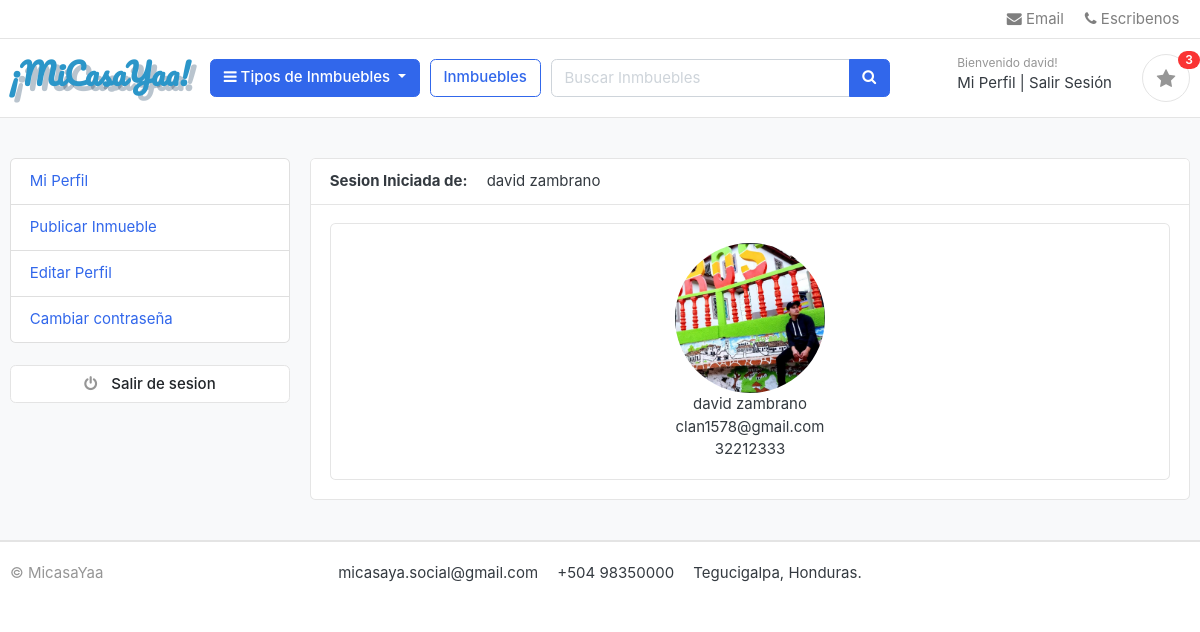
Screenshot of /accounts/dashboard/ (signed in) with the database file from the repository.
### accounts/models.py (models this page shows, shortened)
class Account(AbstractBaseUser):
    first_name = models.CharField(max_length = 50)
    last_name = models.CharField(max_length = 50)
    username = models.CharField(max_length = 50, unique=True)
    email = models.CharField(max_length = 100, unique = True)
    phone_nomber = models.CharField(max_length = 50)
    date_joined = models.DateTimeField(auto_now_add=True)
    last_joined = models.DateTimeField(auto_now_add=True)
    is_admin = models.BooleanField(default = False)
    is_staff = models.BooleanField(default = False)
    is_active = models.BooleanField(default = False)
    is_superadmin = models.BooleanField(default = False)
    USERNAME_FIELD = 'email'
    REQUIRED_FIELDS = ['username','first_name', 'last_name']
    objects = MyAccountManager()
    def full_name(self):
        return f'{self.first_name} {self.last_name}'

class UserProfile(models.Model):
    user = models.OneToOneField(Account, on_delete = models.CASCADE)
    address_line_1 = models.CharField(blank=True, max_length=100)
    address_line_2 = models.CharField(blank=True, max_length=100)
    profile_picture = models.ImageField(blank=True, upload_to='userprofile')
    city = models.CharField(blank=True, max_length=20)
    state = models.CharField(blank=True, max_length=20)
    country = models.CharField(blank=True, max_length=20)

### accounts/views.py (the view)
# urls.py: path('dashboard/', views.dashboard, name='dashboard'),
@login_required(login_url='login')
def dashboard(request):
    userprofile = UserProfile.objects.get(user_id=request.user.id)
    context = {
        'userprofile':userprofile,
    }
    return render(request, 'accounts/dashboard.html', context)

### category/context_processors.py (called while the page is built)
def menu_links(request):
    links = Category.objects.all()
    return dict(links=links)

### category/models.py (called while the page is built)
    def get_url(self):
        return reverse('products_by_category', args=[self.slug])
        print(get_url);

### favorites/context_processors.py (called while the page is built)
def counter(request):
    favorite_count = 0
    try:
        favorite = Favorite.objects.filter(favorite_id=_favorite_id(request))
        if request.user.is_authenticated:
            favorite_items = FavoriteItem.objects.all().filter(user=request.user)
        else:
            favorite_items = FavoriteItem.objects.all().filter(favorite=favorite[:1])
        for favorite_item in favorite_items:
            favorite_count += favorite_item.quantity
    except Favorite.DoesNotExist:
        favorite_count = 0
    return dict(favorite_count=favorite_count)

### favorites/views.py (called while the page is built)
def _favorite_id(request):
    favorite = request.session.session_key
    if not favorite:
        favorite = request.session.create()
    return favorite

### templates/accounts/dashboard.html (shortened to what this page needs)
{% extends 'base.html' %}
{% block content %}
<section class="section-conten padding-y bg">
    <div class="container">
        <div class="row">
        {% include 'includes/dashboard_sidebar.html' %}
        <main class="col-md-9">
            <article class="card">
            <header class="card-header">
              <strong class="d-inline-block mr-3">Sesion Iniciada de: </strong>
                <span>{{ user.full_name }}</span>
            </header>
            <div class="card-body">
              <div class="row">
                <div class="col-md-12">
                  <div class="card" style="text-align:center;">
                    <div class="card-body">
                        <img src="{{ userprofile.profile_picture.url }}" width="150", height="150" style="border-radius:50%">
                          <p class="mb-0">{{user.full_name}}</p>
                          <p class="mb-0">{{user.email}}</p>
                          <p >{{ user.phone_nomber }}</p>
                    </div>
                  </div>
                </div>
              </div>
            </div>
            </article>
        </main>
    </div>
    </div>
    </section>
{% endblock %}

### templates/includes/navbar.html (shortened to what this page needs)
{% load static %}
  <header class="section-header">
  <nav class="navbar p-md-0 navbar-expand-sm navbar-light border-bottom">
  <div class="container">
    <div class="collapse navbar-collapse" id="navbarTop4">
      <ul class="navbar-nav">
  		<li><a href="mailto:<nowiki> micasaya.social@gmail.com" class="nav-link"> <i class="fa fa-envelope"></i> Email </a></li>
  		<li><a href="https://chatwith.io/s/micasayaa" class="nav-link"> <i class="fa fa-phone"></i> Escribenos </a></li>
  	 </ul>
    </div>
  </div>
  </nav>
  <section class="header-main border-bottom">
  	<div class="container">
  <div class="row align-items-center">
  	<div class="col-lg-2 col-md-3 col-6">
  		<a href="{% url 'home' %}" class="brand-wrap">
        <h2 style=" color: #2b96c9; font-family: 'Pacifico', cursive; text-shadow: 5px 5px #173C5D4D;"> ¡MiCasaYaa!</h2>
  		</a>
  	</div>
  	<div class="col-lg col-sm col-md col-6 flex-grow-0">
  		<div class="category-wrap dropdown d-inline-block float-right">
  			<button type="button" class="btn btn-primary dropdown-toggle" data-toggle="dropdown">
  				<i class="fa fa-bars"></i> Tipos de Inmbuebles
  			</button>
  		</div>
  	</div>
  	<a href="{% url 'store' %}" class="btn btn-outline-primary">Inmbuebles</a>
  	<div class="col-lg  col-md-6 col-sm-12 col">
      <form action="{% url 'search' %}" class="search">
  			<div class="input-group w-100">
  			    <input type="text" class="form-control" style="width:60%;" placeholder="Buscar Inmbuebles" name="keyword">
  			    <div class="input-group-append">
  			      <button class="btn btn-primary" type="submit">
  			        <i class="fa fa-search"></i>
  			      </button>
  			    </div>
  		    </div>
  		</form>
  	</div>
  	<div class="col-lg-3 col-sm-6 col-8 order-2 order-lg-3">
  				<div class="d-flex justify-content-end mb-3 mb-lg-0">
            {% if user.id is None %}
          	<div class="widget-header">
  						<small class="title text-muted">Bienvenido visitante!</small>
  						<div>
  							<a href="{% url 'login' %}">Iniciar Sesión</a> <span class="dark-transp"> | </span>
  							<a href="{% url 'register' %}"> Registrar</a>
  						</div>
  					</div>
              {% else %}
              <div class="widget-header">
                <small class="title text-muted">Bienvenido {{ user.first_name }}!</small>
    						<div>
    							<a href="{% url 'dashboard' %}">Mi Perfil</a> <span class="dark-transp"> | </span>
    							<a href="{% url 'logout' %}"> Salir Sesión</a>
    						</div>
  					</div>
              {% endif %}
  					<a href="{% url 'favorite' %}" class="widget-header pl-3 ml-3">
  						<div class="icon icon-sm rounded-circle border"><i class="fa fa-star"></i></div>
  						<span class="badge badge-pill badge-danger notify">{{ favorite_count }}</span>
  					</a>
  				</div>
  			</div>
  </div>
  	</div>
  </section>
  </header>

### static/css/ui.css (style rules this page uses)
html { font-family: "Inter", sans-serif; font-size: 15px; }
.icon-xs, .icon-sm, .icon-md, .icon-lg { display: inline-block; text-align: center; flex-shrink: 0; flex-grow: 0; }
.icon-sm { width: 48px; height: 48px; line-height: 48px !important; font-size: 20px; }
.padding-y { padding-top: 40px; padding-bottom: 40px; }
article:after, .form-group:after { display: block; clear: both; content: ""; }
.bg { background-color: #f8f9fa; }
p:last-child { margin-bottom: 0; }
.header-main { position: relative; padding-top: 1rem; padding-bottom: 1rem; }
.widget-header { display: inline-block; vertical-align: middle; position: relative; }
.widget-header a { color: #343a40; }
.widget-header i { color: #969696; }
.widget-header .title { display: block; }
.widget-header .notify { position: absolute; top: -3px; right: -10px; }
.notify { position: absolute; top: -4px; right: -10px; display: inline-block; padding: 0.25em 0.6em; font-size: 12px; line-height: 1; text-align: center; border-radius: 3rem; color: #fff; background-color: #fa3434; }

### rows the page displays
Account: first_name "david", full_name "david zambrano", email "clan1578@gmail.com", phone_nomber "32212333"
UserProfile: profile_picture (picture)

### other values shown
{{ favorite_count }} "3"
